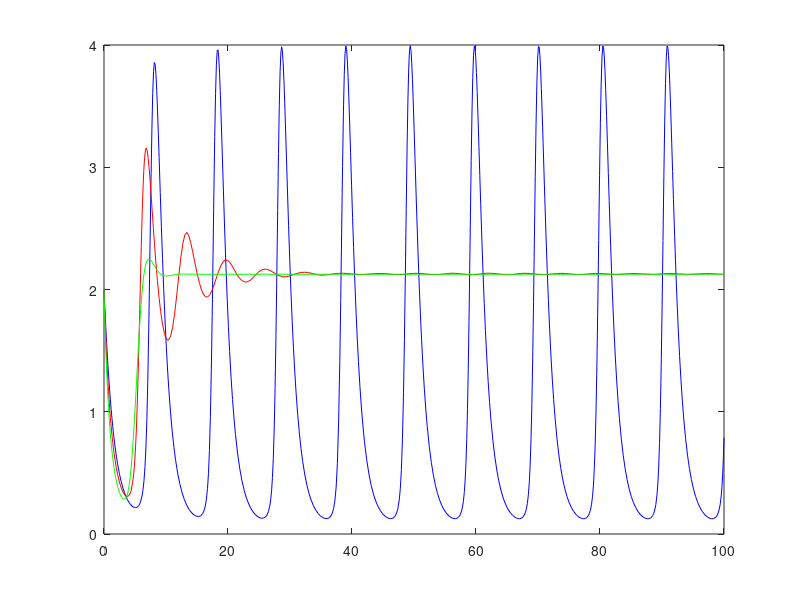

MATLAB code for this plot: (Note: this script raises an error after producing the figure.)
function model
[T,Y]   = ode45(@Bqfun1,[0 100],[2 2]);
[T1,Y1] = ode45(@Bqfun2,[0 100],[2 2]);
[T2,Y2] = ode45(@Bqfun3,[0 100],[2 2]);

plot (T,Y(:,2),'b',T1,Y1(:,2),'r',T2,Y2(:,2),'g');
h=legend('c = 0.9','c = 0.7','c= 0.5',3)
xlabel('t');
ylabel('x');

function dy1 = Bqfun1(t,y)
dy1 = zeros(2,1);
r=0.5; K=10; beta=0.4; alpha=0.7; a=0.04; b=0.07; c=0.9; delta0=1;  delta1=.3;
dy1=[(r*y(1)*(1-(y(1)/K))*(y(1)-beta)-alpha*y(1)*y(2)/(1+a*y(1)+b*y(2)))
    (c*alpha*y(1)*y(2)/(1+a*y(1)+b*y(2))-delta0*y(2)-delta1*y(2)*y(2))]

function dy2 = Bqfun2(t,y)
dy2 = zeros(2,1);
r=0.5; K=10; beta=0.4; alpha=0.7; a=0.04; b=0.07; c=0.7; delta0=1;  delta1=.3;
dy2=[(r*y(1)*(1-(y(1)/K))*(y(1)-beta)-alpha*y(1)*y(2)/(1+a*y(1)+b*y(2)))
    (c*alpha*y(1)*y(2)/(1+a*y(1)+b*y(2))-delta0*y(2)-delta1*y(2)*y(2))]

function dy3 = Bqfun3(t,y)
dy3 = zeros(2,1);
r=0.5; K=10; beta=0.4; alpha=0.7; a=0.04; b=0.07; c=0.5; delta0=1;  delta1=.3;
dy3=[(r*y(1)*(1-(y(1)/K))*(y(1)-beta)-alpha*y(1)*y(2)/(1+a*y(1)+b*y(2)))
    (c*alpha*y(1)*y(2)/(1+a*y(1)+b*y(2))-delta0*y(2)-delta1*y(2)*y(2))]